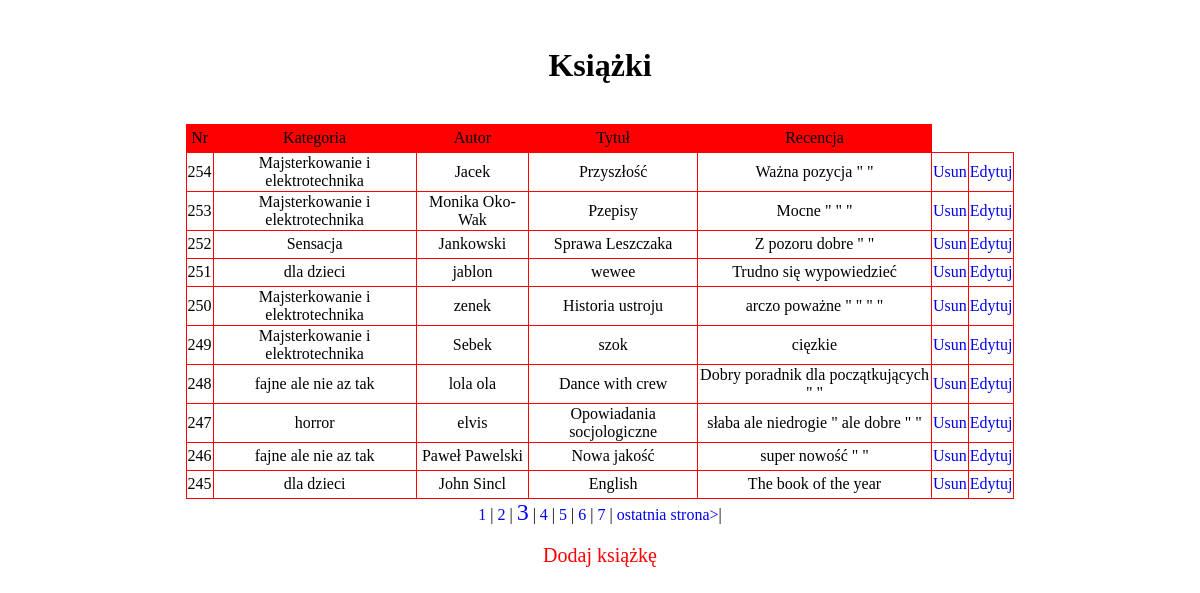
The page /index.php?page=3 on the database its author committed.
### tables this page shows
CREATE TABLE `odzera` (
  `Numer` int(11) NOT NULL,
  `Nr` text NOT NULL,
  `cat_id` int(11) NOT NULL,
  `date` text NOT NULL,
  `currency` text NOT NULL,
  `cover` varchar(255) DEFAULT '0'
);

CREATE TABLE `category` (
  `id` int(11) NOT NULL,
  `name` text NOT NULL
);

### index.php (the view, shortened to what this page needs)
<!DOCTYPE html>
<html>
    <head>
		<link rel="stylesheet" type="text/css" href="style.css">
    </head>
    <body>
        <?php
        include ('baza.php');
        function t1($val,$min,$max){
            return ($val>=$min&&$val<=$max);
        }
        $count=$pdo->query('SELECT COUNT(Numer) as cnt FROM odzera')-> fetch()['cnt'];
        $page=isSet($_GET['page'])?intval($_GET['page']-1):1;
        $limit=10;
        $allPage=ceil($count/$limit);
        $from=$page*$limit;
        $sql = 'SELECT r.*, c.name FROM odzera r LEFT JOIN category c ON r.cat_id = c.id ORDER BY r.Numer DESC LIMIT ' . $from . ', ' . $limit;
        $tbl = $pdo->query( $sql  );
        echo '<br><h1 class="center">Książki</h1><br><table><thead><tr><td>Nr</td>
		<td>Kategoria</td>
		<td>Autor</td>
		<td>Tytuł</td>
		<td>Recencja</td>
		</thead><tbody>';
        foreach($tbl->fetchAll() as $value){
           echo "<tr><td>";
           echo $value['Numer'];
           echo "</td><td>";
            echo $value['name'];
           echo "</td><td>";
           echo $value['Nr'];
           echo "</td><td>";
           echo $value['date'];
           echo "</td><td>";
           echo $value['currency'];
           echo "</td><td>";
           echo '<a href="usun.php?id='.$value['Numer'].'">Usun</a></td><td><a href="add.php?id='.$value['Numer'].'">Edytuj</a></td></tr>';
        }
		echo '</tbody></table><div class="center">';
        for ($i=1;$i<=$allPage;$i++){
            $bold=($i==($page+1))?'style="font-size:24px";':' ';
            if(t1($i,($page-3),($page+5))){
               echo '<a '.$bold.' href="index.php?page='.$i.'">'.$i.'</a>  | ';
            }
        }
        if ($page<$allPage-1){
            echo '<a href="index.php?page='.$allPage.'"> ostatnia strona></a>|';
        }
		echo '<br><br><a href="add.php"><span>Dodaj książkę</span></a></div>';
        ?>
    </body>
</html>

### style.css (style rules this page uses)
body { background-color:white; color: black; }
table { border-collapse: collapse; width:70%; margin-left:auto; margin-right:auto; }
tr td { border: 1px groove red; text-align: center; height:25px; }
.center { margin-left:auto; margin-right:auto; width:80%; text-align:center; }
thead { background-color:red; }
span { color:red; font-size:20px; }
a { text-decoration:none; }

### rows shown on the page
odzera: Numer "254", category.name "Majsterkowanie i elektrotechnika", Nr "Jacek", date "Przyszłość", currency "Ważna pozycja \" \""
odzera: Numer "253", category.name "Majsterkowanie i elektrotechnika", Nr "Monika Oko-Wak", date "Pzepisy", currency "Mocne \" \" \""
odzera: Numer "252", category.name "Sensacja", Nr "Jankowski", date "Sprawa Leszczaka", currency "Z pozoru dobre \" \""
odzera: Numer "251", category.name "dla dzieci", Nr "jablon", date "wewee", currency "Trudno się wypowiedzieć"
odzera: Numer "250", category.name "Majsterkowanie i elektrotechnika", Nr "zenek", date "Historia ustroju", currency "arczo poważne \" \" \" \""
odzera: Numer "249", category.name "Majsterkowanie i elektrotechnika", Nr "Sebek", date "szok", currency "cięzkie"
odzera: Numer "248", category.name "fajne ale nie az tak", Nr "lola ola", date "Dance with crew", currency "Dobry poradnik dla początkujących \" \""
odzera: Numer "247", category.name "horror", Nr "elvis", date "Opowiadania socjologiczne", currency "słaba ale niedrogie \" ale dobre \" \""
odzera: Numer "246", category.name "fajne ale nie az tak", Nr "Paweł Pawelski", date "Nowa jakość", currency "super nowość \" \""
odzera: Numer "245", category.name "dla dzieci", Nr "John Sincl", date "English", currency "The book of the year"
